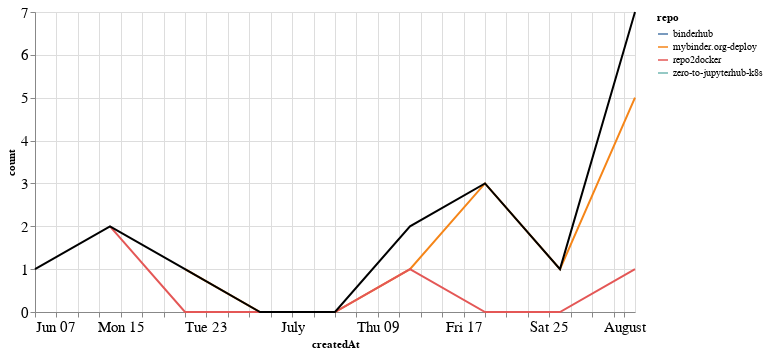

The code cell stored with this chart in its notebook:
### Markdown cell above
## PRs

### Code cell
prs_time = prs.groupby('repo').resample('W', on='createdAt').count()['author'].reset_index()
prs_time = prs_time.rename(columns={'author': 'count'})
prs_time_total = prs_time.groupby('createdAt').agg({"count": "sum"}).reset_index()

ch1 = alt.Chart(prs_time, width=600).mark_line().encode(
    x='createdAt',
    y='count',
    color='repo',
    tooltip="repo"
)

ch2 = alt.Chart(prs_time_total, width=600).mark_line(color="black").encode(
    x='createdAt',
    y='count',
)

ch1 + ch2

### Figure 1 — Vega-Lite specification as saved in the notebook (floating-point values rounded to 4 significant figures)
{"config": {"axisLeft": {"labelFontSize": 15}, "axisBottom": {"labelFontSize": 15}}, "layer": [{"data": {"name": "data-bffd1cd39f72f1d6fc17fcd111fdec04"}, "mark": "line", "encoding": {"color": {"type": "nominal", "field": "repo"}, "tooltip": {"type": "nominal", "field": "repo"}, "x": {"type": "temporal", "field": "createdAt"}, "y": {"type": "quantitative", "field": "count"}}, "width": 600}, {"data": {"name": "data-6acd50e36ea39aa982b68f708ae15dec"}, "mark": {"type": "line", "color": "black"}, "encoding": {"x": {"type": "temporal", "field": "createdAt"}, "y": {"type": "quantitative", "field": "count"}}, "width": 600}], "$schema": "https://vega.github.io/schema/vega-lite/v4.8.1.json", "datasets": {"data-bffd1cd39f72f1d6fc17fcd111fdec04": [{"repo": "binderhub", "createdAt": "2020-08-02T00:00:00", "count": 1}, {"repo": "mybinder.org-deploy", "createdAt": "2020-06-21T00:00:00", "count": 1}, {"repo": "mybinder.org-deploy", "createdAt": "2020-06-28T00:00:00", "count": 0}, {"repo": "mybinder.org-deploy", "createdAt": "2020-07-05T00:00:00", "count": 0}, {"repo": "mybinder.org-deploy", "createdAt": "2020-07-12T00:00:00", "count": 1}, {"repo": "mybinder.org-deploy", "createdAt": "2020-07-19T00:00:00", "count": 3}, {"repo": "mybinder.org-deploy", "createdAt": "2020-07-26T00:00:00", "count": 1}, {"repo": "mybinder.org-deploy", "createdAt": "2020-08-02T00:00:00", "count": 5}, {"repo": "repo2docker", "createdAt": "2020-06-14T00:00:00", "count": 2}, {"repo": "repo2docker", "createdAt": "2020-06-21T00:00:00", "count": 0}, {"repo": "repo2docker", "createdAt": "2020-06-28T00:00:00", "count": 0}, {"repo": "repo2docker", "createdAt": "2020-07-05T00:00:00", "count": 0}, {"repo": "repo2docker", "createdAt": "2020-07-12T00:00:00", "count": 1}, {"repo": "repo2docker", "createdAt": "2020-07-19T00:00:00", "count": 0}, {"repo": "repo2docker", "createdAt": "2020-07-26T00:00:00", "count": 0}, {"repo": "repo2docker", "createdAt": "2020-08-02T00:00:00", "count": 1}, {"repo": "zero-to-jupyterhub-k8s", "createdAt": "2020-06-07T00:00:00", "count": 1}], "data-6acd50e36ea39aa982b68f708ae15dec": [{"createdAt": "2020-06-07T00:00:00", "count": 1}, {"createdAt": "2020-06-14T00:00:00", "count": 2}, {"createdAt": "2020-06-21T00:00:00", "count": 1}, {"createdAt": "2020-06-28T00:00:00", "count": 0}, {"createdAt": "2020-07-05T00:00:00", "count": 0}, {"createdAt": "2020-07-12T00:00:00", "count": 2}, {"createdAt": "2020-07-19T00:00:00", "count": 3}, {"createdAt": "2020-07-26T00:00:00", "count": 1}, {"createdAt": "2020-08-02T00:00:00", "count": 7}]}}
